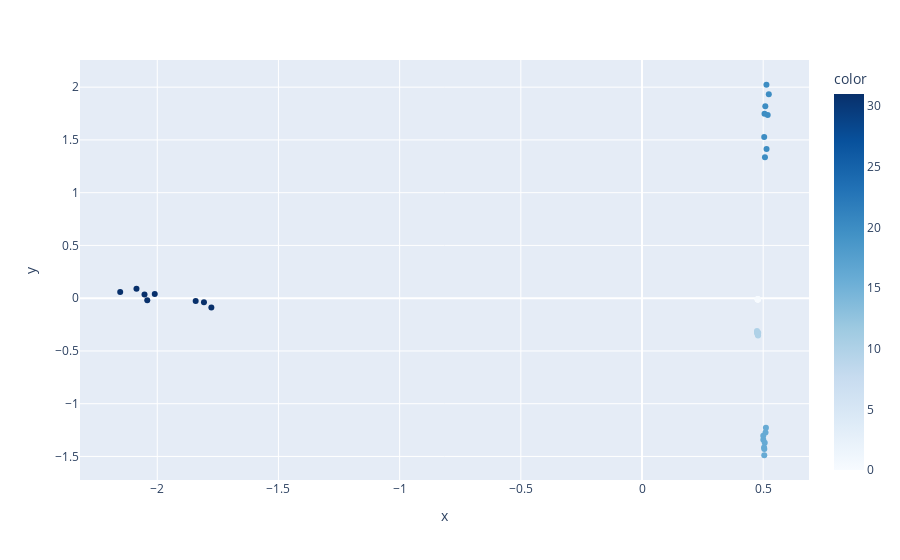

Notebook source saved alongside this figure:
### Code cell
# plot pca
attAll_pc2 = PCA(n_components=2, whiten=True).fit_transform(attAll)
px.scatter(
    x = attAll_pc2[:, 0],
    y = attAll_pc2[:, 1],
    color=layersAll,
    color_continuous_scale=px.colors.sequential.Blues,
    hover_data={"statements": statementsAll, "layer": layersAll},
)

### Figure 1 — Plotly figure (JSON) as saved in the notebook; plotly's stock layout.template omitted (floating-point values rounded to 4 significant figures)
{"data": [{"customdata": [["Alice is not happy.", 0], ["Alice is happy.", 0], ["Alice is not unhappy.", 0], ["Alice is unhappy.", 0], ["Bob is not happy.", 0], ["Bob is happy.", 0], ["Bob is not unhappy.", 0], ["Bob is unhappy.", 0], ["Alice is not happy.", 10], ["Alice is happy.", 10], ["Alice is not unhappy.", 10], ["Alice is unhappy.", 10], ["Bob is not happy.", 10], ["Bob is happy.", 10], ["Bob is not unhappy.", 10], ["Bob is unhappy.", 10], ["Alice is not happy.", 16], ["Alice is happy.", 16], ["Alice is not unhappy.", 16], ["Alice is unhappy.", 16], ["Bob is not happy.", 16], ["Bob is happy.", 16], ["Bob is not unhappy.", 16], ["Bob is unhappy.", 16], ["Alice is not happy.", 20], ["Alice is happy.", 20], ["Alice is not unhappy.", 20], ["Alice is unhappy.", 20], ["Bob is not happy.", 20], ["Bob is happy.", 20], ["Bob is not unhappy.", 20], ["Bob is unhappy.", 20], ["Alice is not happy.", 31], ["Alice is happy.", 31], ["Alice is not unhappy.", 31], ["Alice is unhappy.", 31], ["Bob is not happy.", 31], ["Bob is happy.", 31], ["Bob is not unhappy.", 31], ["Bob is unhappy.", 31]], "hovertemplate": "x=%{x}<br>y=%{y}<br>statements=%{customdata[0]}<br>layer=%{customdata[1]}<br>color=%{marker.color}<extra></extra>", "legendgroup": "", "marker": {"color": [0, 0, 0, 0, 0, 0, 0, 0, 10, 10, 10, 10, 10, 10, 10, 10, 16, 16, 16, 16, 16, 16, 16, 16, 20, 20, 20, 20, 20, 20, 20, 20, 31, 31, 31, 31, 31, 31, 31, 31], "coloraxis": "coloraxis", "symbol": "circle"}, "mode": "markers", "name": "", "orientation": "v", "showlegend": false, "type": "scatter", "x": [0.4776, 0.4773, 0.4777, 0.4775, 0.4776, 0.4773, 0.4776, 0.4774, 0.4775, 0.4765, 0.4794, 0.4788, 0.475, 0.4743, 0.4768, 0.4756, 0.5004, 0.5046, 0.5096, 0.5044, 0.5003, 0.5064, 0.5112, 0.5036, 0.5073, 0.5186, 0.5231, 0.5138, 0.5041, 0.5087, 0.5134, 0.5054, -2.086, -1.807, -2.01, -1.841, -2.153, -1.777, -2.053, -2.041], "xaxis": "x", "y": [-0.01357, -0.01232, -0.01276, -0.01159, -0.01129, -0.009484, -0.01039, -0.008667, -0.3458, -0.3268, -0.3274, -0.3538, -0.3262, -0.3119, -0.3244, -0.3332, -1.342, -1.428, -1.273, -1.489, -1.303, -1.371, -1.228, -1.415, 1.337, 1.736, 1.933, 1.413, 1.528, 1.819, 2.023, 1.748, 0.09003, -0.03881, 0.03992, -0.02617, 0.05873, -0.0875, 0.0345, -0.02062], "yaxis": "y"}], "layout": {"coloraxis": {"colorbar": {"title": {"text": "color"}}, "colorscale": [[0, "rgb(247,251,255)"], [0.125, "rgb(222,235,247)"], [0.25, "rgb(198,219,239)"], [0.375, "rgb(158,202,225)"], [0.5, "rgb(107,174,214)"], [0.625, "rgb(66,146,198)"], [0.75, "rgb(33,113,181)"], [0.875, "rgb(8,81,156)"], [1, "rgb(8,48,107)"]]}, "legend": {"tracegroupgap": 0}, "margin": {"t": 60}, "xaxis": {"anchor": "y", "domain": [0, 1], "title": {"text": "x"}}, "yaxis": {"anchor": "x", "domain": [0, 1], "title": {"text": "y"}}}}
